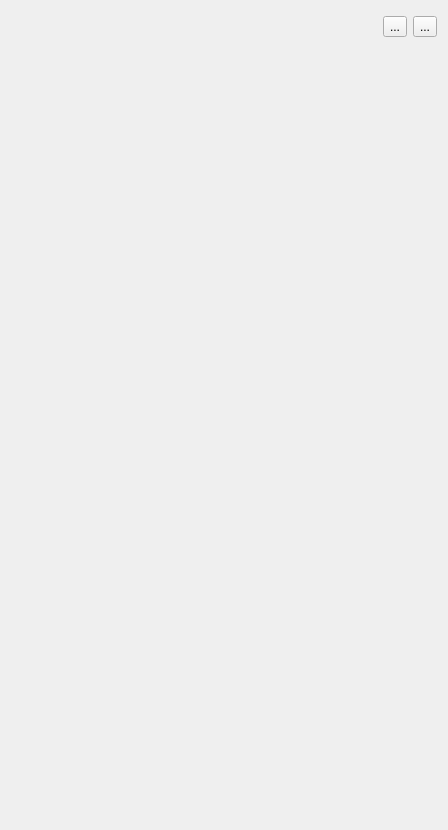
<?xml version="1.0" encoding="UTF-8"?>
<ui version="4.0">
 <class>DockWidget</class>
 <widget class="QDockWidget" name="DockWidget">
  <property name="geometry">
   <rect>
    <x>0</x>
    <y>0</y>
    <width>448</width>
    <height>830</height>
   </rect>
  </property>
  <property name="allowedAreas">
   <set>Qt::LeftDockWidgetArea|Qt::RightDockWidgetArea</set>
  </property>
  <property name="windowTitle">
   <string>Koordinates</string>
  </property>
  <widget class="QWidget" name="dockWidgetContents">
   <layout class="QVBoxLayout" name="verticalLayout">
    <property name="leftMargin">
     <number>0</number>
    </property>
    <property name="topMargin">
     <number>0</number>
    </property>
    <property name="rightMargin">
     <number>0</number>
    </property>
    <property name="bottomMargin">
     <number>0</number>
    </property>
    <item>
     <widget class="QStackedWidget" name="stackedWidget">
      <property name="currentIndex">
       <number>1</number>
      </property>
      <widget class="QWidget" name="pageAuth"/>
      <widget class="QWidget" name="pageBrowser">
       <layout class="QVBoxLayout" name="verticalLayout_5">
        <property name="leftMargin">
         <number>0</number>
        </property>
        <property name="topMargin">
         <number>0</number>
        </property>
        <property name="rightMargin">
         <number>0</number>
        </property>
        <property name="bottomMargin">
         <number>0</number>
        </property>
        <item>
         <layout class="QHBoxLayout" name="horizontalLayout_4">
          <property name="leftMargin">
           <number>11</number>
          </property>
          <property name="topMargin">
           <number>16</number>
          </property>
          <property name="rightMargin">
           <number>11</number>
          </property>
          <property name="bottomMargin">
           <number>6</number>
          </property>
          <item>
           <widget class="QWidget" name="logo_frame" native="true"/>
          </item>
          <item>
           <spacer name="horizontalSpacer_2">
            <property name="orientation">
             <enum>Qt::Horizontal</enum>
            </property>
            <property name="sizeHint" stdset="0">
             <size>
              <width>40</width>
              <height>20</height>
             </size>
            </property>
           </spacer>
          </item>
          <item>
           <widget class="QToolButton" name="button_help">
            <property name="text">
             <string>...</string>
            </property>
            <property name="popupMode">
             <enum>QToolButton::InstantPopup</enum>
            </property>
           </widget>
          </item>
          <item>
           <widget class="QToolButton" name="button_user">
            <property name="text">
             <string>...</string>
            </property>
            <property name="popupMode">
             <enum>QToolButton::InstantPopup</enum>
            </property>
           </widget>
          </item>
         </layout>
        </item>
        <item>
         <widget class="QWidget" name="context_container" native="true">
          <property name="sizePolicy">
           <sizepolicy hsizetype="Expanding" vsizetype="Preferred">
            <horstretch>0</horstretch>
            <verstretch>0</verstretch>
           </sizepolicy>
          </property>
         </widget>
        </item>
        <item>
         <widget class="QWidget" name="horizontal_filter_container" native="true">
          <property name="sizePolicy">
           <sizepolicy hsizetype="Expanding" vsizetype="Preferred">
            <horstretch>0</horstretch>
            <verstretch>0</verstretch>
           </sizepolicy>
          </property>
         </widget>
        </item>
        <item>
         <widget class="QFrame" name="browserFrame">
          <property name="sizePolicy">
           <sizepolicy hsizetype="Preferred" vsizetype="MinimumExpanding">
            <horstretch>0</horstretch>
            <verstretch>0</verstretch>
           </sizepolicy>
          </property>
          <property name="frameShape">
           <enum>QFrame::NoFrame</enum>
          </property>
          <property name="frameShadow">
           <enum>QFrame::Plain</enum>
          </property>
         </widget>
        </item>
       </layout>
      </widget>
     </widget>
    </item>
   </layout>
  </widget>
 </widget>
 <resources/>
 <connections/>
</ui>
